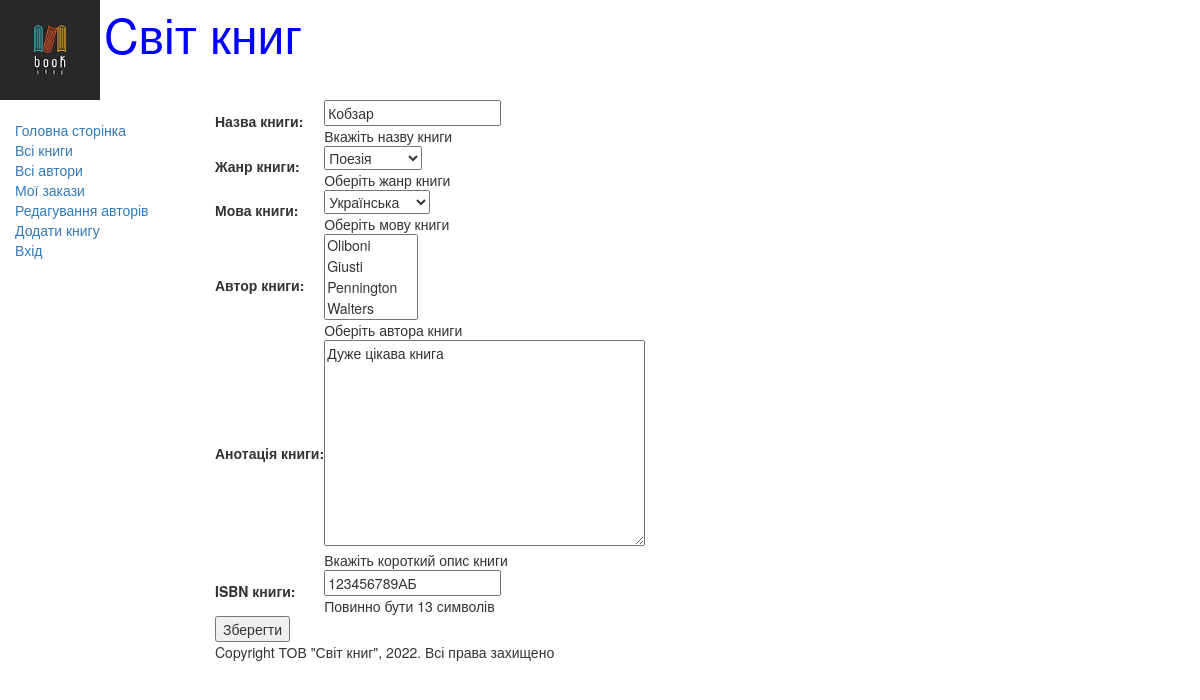
/book/update/1/, run on the app's committed database.
### catalog/models.py (models this page shows, shortened)
class Book(models.Model):
    title = models.CharField(max_length=200, help_text="Вкажіть назву книги", verbose_name="Назва книги")
    genre = models.ForeignKey('Genre', on_delete=models.CASCADE, help_text="Оберіть жанр книги", verbose_name="Жанр книги", null=True)
    language = models.ForeignKey('Language', on_delete=models.CASCADE, help_text="Оберіть мову книги", verbose_name="Мова книги", null=True)
    author = models.ManyToManyField('Author', help_text="Оберіть автора книги", verbose_name="Автор книги")
    summery = models.TextField(max_length=1000, help_text="Вкажіть короткий опис книги", verbose_name="Анотація книги")
    isbn = models.CharField(max_length=13, help_text="Повинно бути 13 символів", verbose_name="ISBN книги")
    def display_author(self):
        return ', '.join([author.last_name for author in self.author.all()])
    display_author.short_description = "Автори"

### catalog/views.py (the view)
class BookUpdate(UpdateView):
    model = Book
    fields = '__all__'
    success_url = reverse_lazy('books')

### catalog/models.py (called while the page is built)
    def __str__(self):
        return self.name

    def __str__(self):
        return self.name

    def __str__(self):
        return self.last_name

### templates/catalog/book_form.html (shortened to what this page needs)
{% extends "base_generic.html" %}
{% block content %}
<form action="" method="POST">
    <table>
        {{ form.as_table }}
    </table>
    <input type="submit" value="Зберегти">
</form>
{% endblock %}

### data on the page
Book: title "Кобзар", genre "Поезія", language "Українська", summery "Дуже цікава книга", isbn "123456789АБ"
